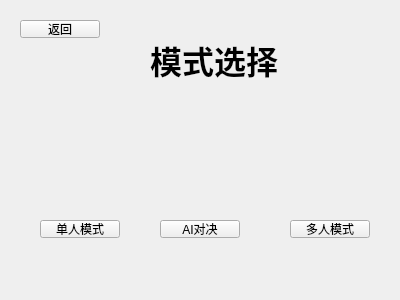
<?xml version="1.0" encoding="UTF-8"?>
<ui version="4.0">
 <class>ModeSelection</class>
 <widget class="QWidget" name="ModeSelection">
  <property name="geometry">
   <rect>
    <x>0</x>
    <y>0</y>
    <width>400</width>
    <height>300</height>
   </rect>
  </property>
  <property name="windowTitle">
   <string>Form</string>
  </property>
  <widget class="QLabel" name="TitleLabel">
   <property name="geometry">
    <rect>
     <x>150</x>
     <y>20</y>
     <width>151</width>
     <height>81</height>
    </rect>
   </property>
   <property name="text">
    <string>&lt;html&gt;&lt;head/&gt;&lt;body&gt;&lt;p&gt;&lt;span style=&quot; font-size:24pt; font-weight:700;&quot;&gt;模式选择&lt;/span&gt;&lt;/p&gt;&lt;/body&gt;&lt;/html&gt;</string>
   </property>
  </widget>
  <widget class="QLabel" name="OneplayerModeLabel">
   <property name="geometry">
    <rect>
     <x>30</x>
     <y>120</y>
     <width>101</width>
     <height>91</height>
    </rect>
   </property>
   <property name="text">
    <string/>
   </property>
   <property name="pixmap">
    <pixmap>C:/Users/12473/Pictures/单人模式.png</pixmap>
   </property>
   <property name="scaledContents">
    <bool>true</bool>
   </property>
  </widget>
  <widget class="QPushButton" name="OneplayerModeButton">
   <property name="geometry">
    <rect>
     <x>40</x>
     <y>220</y>
     <width>80</width>
     <height>18</height>
    </rect>
   </property>
   <property name="text">
    <string>单人模式</string>
   </property>
  </widget>
  <widget class="QPushButton" name="AIModeButton">
   <property name="geometry">
    <rect>
     <x>160</x>
     <y>220</y>
     <width>80</width>
     <height>18</height>
    </rect>
   </property>
   <property name="text">
    <string>AI对决</string>
   </property>
  </widget>
  <widget class="QPushButton" name="BackButton">
   <property name="geometry">
    <rect>
     <x>20</x>
     <y>20</y>
     <width>80</width>
     <height>18</height>
    </rect>
   </property>
   <property name="text">
    <string>返回</string>
   </property>
  </widget>
  <widget class="QLabel" name="AIModeLabel">
   <property name="geometry">
    <rect>
     <x>150</x>
     <y>120</y>
     <width>101</width>
     <height>91</height>
    </rect>
   </property>
   <property name="text">
    <string/>
   </property>
   <property name="pixmap">
    <pixmap>C:/Users/12473/Pictures/ai对决.png</pixmap>
   </property>
   <property name="scaledContents">
    <bool>true</bool>
   </property>
  </widget>
  <widget class="QPushButton" name="MultiplayerButton">
   <property name="geometry">
    <rect>
     <x>290</x>
     <y>220</y>
     <width>80</width>
     <height>18</height>
    </rect>
   </property>
   <property name="text">
    <string>多人模式</string>
   </property>
  </widget>
  <widget class="QLabel" name="MultiplayerModeLabel">
   <property name="geometry">
    <rect>
     <x>280</x>
     <y>120</y>
     <width>101</width>
     <height>91</height>
    </rect>
   </property>
   <property name="text">
    <string/>
   </property>
   <property name="pixmap">
    <pixmap>C:/Users/12473/Pictures/双人对决.png</pixmap>
   </property>
   <property name="scaledContents">
    <bool>true</bool>
   </property>
  </widget>
 </widget>
 <resources/>
 <connections/>
</ui>
